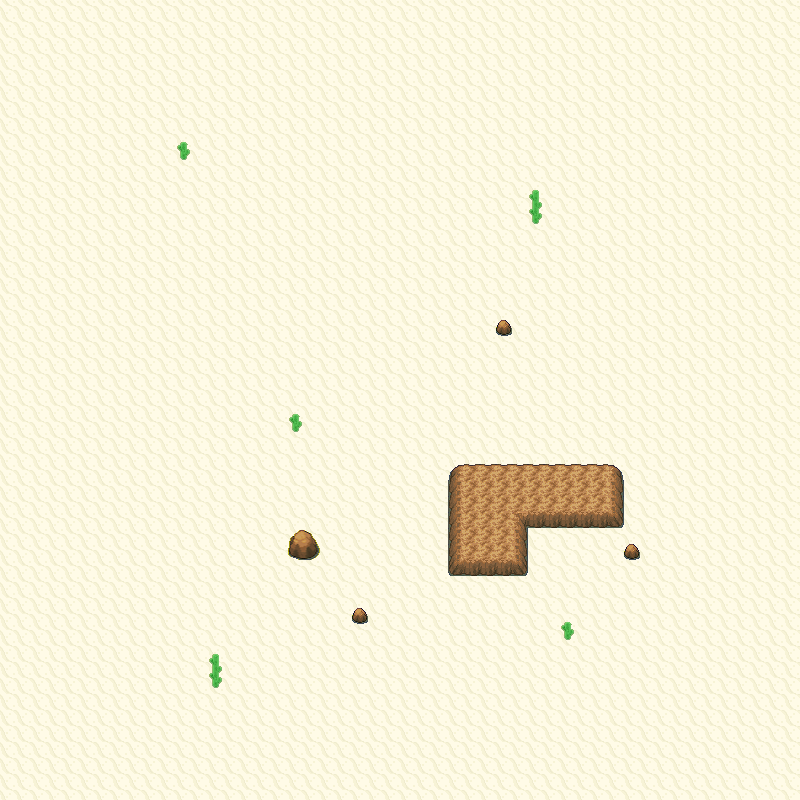

A 2D game scene composited from a Tiled map and its tileset images. What follows is a short description and the map's XML, with each tile layer's data collapsed to a summary:
An orthogonal 50x50 tile map with 16x16 px tiles, 4 tile layers (Grass, Walkable, Collisions, WalkBehind), 5 tilesets.

<map version="1.0" orientation="orthogonal" width="50" height="50" tilewidth="16" tileheight="16">
 <tileset firstgid="1" source="Cliffs01.tsx" />
 <tileset firstgid="231" source="Cliffs02.tsx" />
 <tileset firstgid="343" source="SinnohInteriorSet1.tsx" />
 <tileset firstgid="2711" source="Water02.tsx" />
 <tileset firstgid="2903" source="Orre Tileset 1.tsx" />
 <layer name="Grass" width="50" height="50">
  <data>[2500 cells, 2500 non-empty, 1 distinct tile ids]</data>
 </layer>
 <layer name="Walkable" width="50" height="50">
  <data>[2500 cells, 0 non-empty, 0 distinct tile ids]</data>
 </layer>
 <layer name="Collisions" width="50" height="50">
  <data>[2500 cells, 71 non-empty, 16 distinct tile ids]</data>
 </layer>
 <layer name="WalkBehind" width="50" height="50">
  <data>[2500 cells, 7 non-empty, 2 distinct tile ids]</data>
 </layer>
</map>
